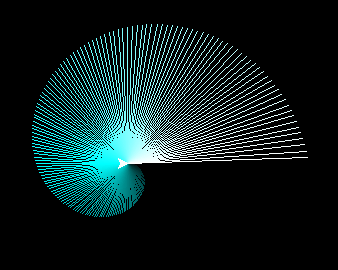

This chart was generated by the following Python code:
"""
   螺旋扇子.py
"""
import turtle
from coloradd import *      # 从coloradd命令导入所有命令

turtle.bgcolor('black')
turtle.colormode(255)       # 把颜色模式设置为255
c = (0,255,255)

for i in range(1,181):
    ys = lightset(c,i/181)  # 设置c的亮度，返回到ys
    turtle.color(ys)        # 把ys设置为画笔颜色
    turtle.fd(i)            # 海龟前进i
    turtle.bk(i)            # 海龟倒退i
    turtle.right(2)         # 海龟右转2度
    
turtle.done()               # 事件循环
